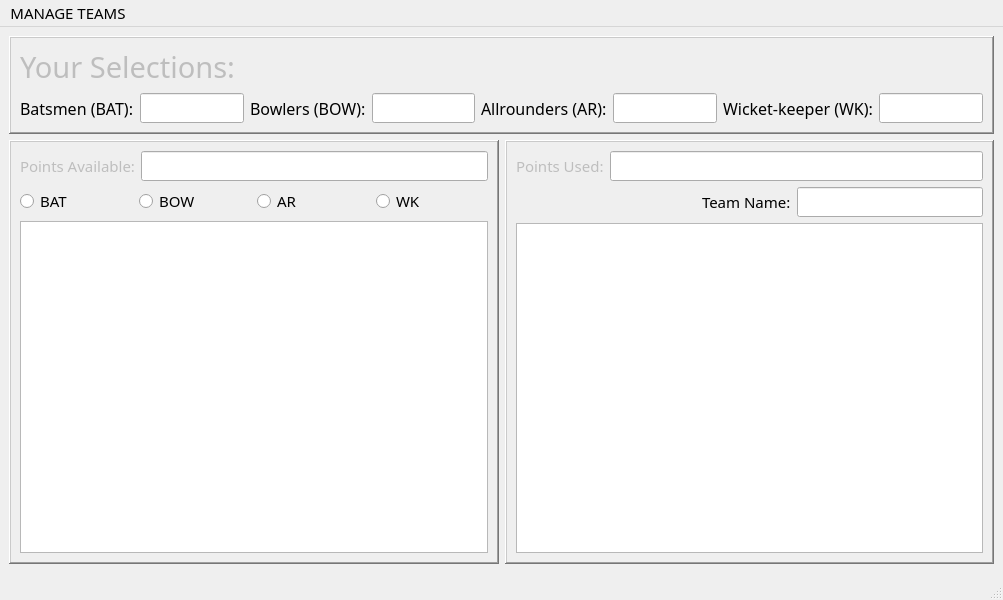
<?xml version="1.0" encoding="UTF-8"?>
<ui version="4.0">
 <class>MainWindow</class>
 <widget class="QMainWindow" name="MainWindow">
  <property name="geometry">
   <rect>
    <x>0</x>
    <y>0</y>
    <width>1003</width>
    <height>600</height>
   </rect>
  </property>
  <property name="font">
   <font>
    <family>Impact</family>
    <pointsize>11</pointsize>
   </font>
  </property>
  <property name="windowTitle">
   <string>MainWindow</string>
  </property>
  <widget class="QWidget" name="centralwidget">
   <layout class="QVBoxLayout" name="verticalLayout_4">
    <item>
     <widget class="QFrame" name="frame">
      <property name="frameShape">
       <enum>QFrame::WinPanel</enum>
      </property>
      <property name="frameShadow">
       <enum>QFrame::Raised</enum>
      </property>
      <property name="lineWidth">
       <number>3</number>
      </property>
      <layout class="QVBoxLayout" name="verticalLayout">
       <item>
        <widget class="QLabel" name="label">
         <property name="enabled">
          <bool>false</bool>
         </property>
         <property name="font">
          <font>
           <family>AR DESTINE</family>
           <pointsize>22</pointsize>
          </font>
         </property>
         <property name="frameShadow">
          <enum>QFrame::Plain</enum>
         </property>
         <property name="lineWidth">
          <number>3</number>
         </property>
         <property name="text">
          <string>Your Selections:</string>
         </property>
        </widget>
       </item>
       <item>
        <layout class="QHBoxLayout" name="horizontalLayout">
         <item>
          <widget class="QLabel" name="label_2">
           <property name="font">
            <font>
             <family>AR BLANCA</family>
             <pointsize>12</pointsize>
             <weight>50</weight>
             <bold>false</bold>
            </font>
           </property>
           <property name="text">
            <string>Batsmen (BAT):</string>
           </property>
          </widget>
         </item>
         <item>
          <widget class="QLineEdit" name="lineEdit"/>
         </item>
         <item>
          <widget class="QLabel" name="label_3">
           <property name="font">
            <font>
             <family>AR BLANCA</family>
             <pointsize>12</pointsize>
            </font>
           </property>
           <property name="text">
            <string>Bowlers (BOW):</string>
           </property>
          </widget>
         </item>
         <item>
          <widget class="QLineEdit" name="lineEdit_2"/>
         </item>
         <item>
          <widget class="QLabel" name="label_4">
           <property name="font">
            <font>
             <family>AR BLANCA</family>
             <pointsize>12</pointsize>
            </font>
           </property>
           <property name="text">
            <string>Allrounders (AR):</string>
           </property>
          </widget>
         </item>
         <item>
          <widget class="QLineEdit" name="lineEdit_3"/>
         </item>
         <item>
          <widget class="QLabel" name="label_5">
           <property name="font">
            <font>
             <family>AR BLANCA</family>
             <pointsize>12</pointsize>
            </font>
           </property>
           <property name="text">
            <string>Wicket-keeper (WK):</string>
           </property>
          </widget>
         </item>
         <item>
          <widget class="QLineEdit" name="lineEdit_4"/>
         </item>
        </layout>
       </item>
      </layout>
     </widget>
    </item>
    <item>
     <layout class="QHBoxLayout" name="horizontalLayout_6">
      <item>
       <widget class="QFrame" name="frame_2">
        <property name="frameShape">
         <enum>QFrame::WinPanel</enum>
        </property>
        <property name="frameShadow">
         <enum>QFrame::Raised</enum>
        </property>
        <property name="lineWidth">
         <number>2</number>
        </property>
        <layout class="QVBoxLayout" name="verticalLayout_2">
         <item>
          <layout class="QHBoxLayout" name="horizontalLayout_3">
           <item>
            <widget class="QLabel" name="label_6">
             <property name="enabled">
              <bool>false</bool>
             </property>
             <property name="font">
              <font>
               <family>Cooper Black</family>
               <italic>false</italic>
              </font>
             </property>
             <property name="text">
              <string>Points Available:</string>
             </property>
            </widget>
           </item>
           <item>
            <widget class="QLineEdit" name="lineEdit_5"/>
           </item>
          </layout>
         </item>
         <item>
          <layout class="QHBoxLayout" name="horizontalLayout_2">
           <item>
            <widget class="QRadioButton" name="radioButton">
             <property name="font">
              <font>
               <family>Showcard Gothic</family>
               <pointsize>11</pointsize>
              </font>
             </property>
             <property name="text">
              <string>BAT</string>
             </property>
            </widget>
           </item>
           <item>
            <widget class="QRadioButton" name="radioButton_2">
             <property name="font">
              <font>
               <family>Showcard Gothic</family>
              </font>
             </property>
             <property name="text">
              <string>BOW</string>
             </property>
            </widget>
           </item>
           <item>
            <widget class="QRadioButton" name="radioButton_3">
             <property name="font">
              <font>
               <family>Showcard Gothic</family>
              </font>
             </property>
             <property name="text">
              <string>AR</string>
             </property>
            </widget>
           </item>
           <item>
            <widget class="QRadioButton" name="radioButton_4">
             <property name="font">
              <font>
               <family>Showcard Gothic</family>
              </font>
             </property>
             <property name="text">
              <string>WK</string>
             </property>
            </widget>
           </item>
          </layout>
         </item>
         <item>
          <widget class="QListWidget" name="listWidget"/>
         </item>
        </layout>
       </widget>
      </item>
      <item>
       <widget class="QFrame" name="frame_3">
        <property name="frameShape">
         <enum>QFrame::WinPanel</enum>
        </property>
        <property name="frameShadow">
         <enum>QFrame::Raised</enum>
        </property>
        <property name="lineWidth">
         <number>2</number>
        </property>
        <layout class="QVBoxLayout" name="verticalLayout_3">
         <item>
          <layout class="QHBoxLayout" name="horizontalLayout_4">
           <item>
            <widget class="QLabel" name="label_7">
             <property name="enabled">
              <bool>false</bool>
             </property>
             <property name="font">
              <font>
               <family>Cooper Black</family>
               <italic>false</italic>
              </font>
             </property>
             <property name="text">
              <string>Points Used:</string>
             </property>
            </widget>
           </item>
           <item>
            <widget class="QLineEdit" name="lineEdit_6"/>
           </item>
          </layout>
         </item>
         <item>
          <layout class="QHBoxLayout" name="horizontalLayout_5">
           <item>
            <spacer name="horizontalSpacer">
             <property name="orientation">
              <enum>Qt::Horizontal</enum>
             </property>
             <property name="sizeHint" stdset="0">
              <size>
               <width>40</width>
               <height>20</height>
              </size>
             </property>
            </spacer>
           </item>
           <item>
            <widget class="QLabel" name="label_8">
             <property name="font">
              <font>
               <family>Showcard Gothic</family>
               <italic>false</italic>
              </font>
             </property>
             <property name="text">
              <string>Team Name:</string>
             </property>
            </widget>
           </item>
           <item>
            <widget class="QLineEdit" name="lineEdit_7"/>
           </item>
          </layout>
         </item>
         <item>
          <widget class="QListWidget" name="listWidget_2"/>
         </item>
        </layout>
       </widget>
      </item>
     </layout>
    </item>
   </layout>
  </widget>
  <widget class="QMenuBar" name="menubar">
   <property name="geometry">
    <rect>
     <x>0</x>
     <y>0</y>
     <width>1003</width>
     <height>25</height>
    </rect>
   </property>
   <widget class="QMenu" name="menuMANAGE_TEAMS">
    <property name="font">
     <font>
      <family>Snap ITC</family>
     </font>
    </property>
    <property name="title">
     <string>MANAGE TEAMS</string>
    </property>
    <addaction name="actionNEW_Team"/>
    <addaction name="actionOPEN_Team"/>
    <addaction name="actionSAVE_Team"/>
    <addaction name="actionEVALUATE_Team"/>
   </widget>
   <addaction name="menuMANAGE_TEAMS"/>
  </widget>
  <widget class="QStatusBar" name="statusbar"/>
  <action name="actionNEW_Team">
   <property name="text">
    <string>NEW Team</string>
   </property>
   <property name="shortcut">
    <string>Ctrl+N</string>
   </property>
  </action>
  <action name="actionOPEN_Team">
   <property name="text">
    <string>OPEN Team</string>
   </property>
   <property name="shortcut">
    <string>Ctrl+O</string>
   </property>
  </action>
  <action name="actionSAVE_Team">
   <property name="text">
    <string>SAVE Team</string>
   </property>
   <property name="shortcut">
    <string>Ctrl+S</string>
   </property>
  </action>
  <action name="actionEVALUATE_Team">
   <property name="text">
    <string>EVALUATE Team</string>
   </property>
   <property name="shortcut">
    <string>Ctrl+E</string>
   </property>
  </action>
 </widget>
 <resources/>
 <connections/>
</ui>
